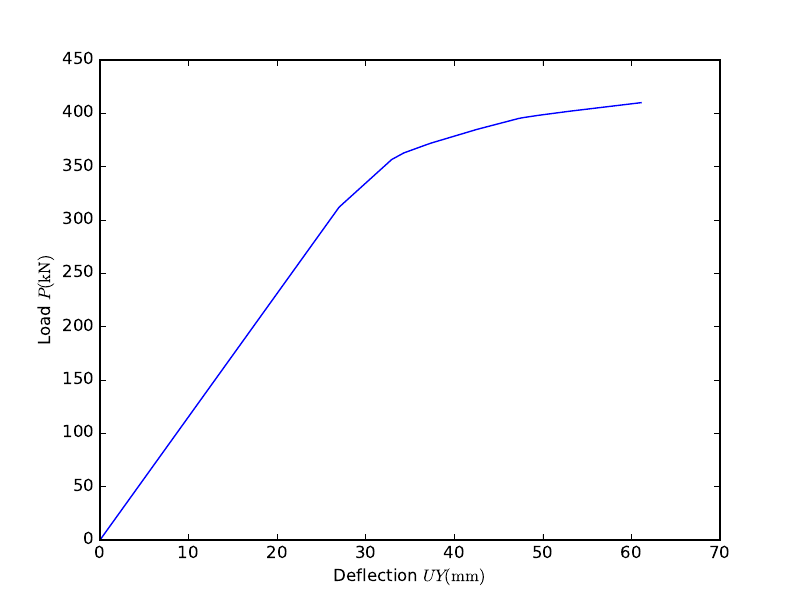

Here is the Python script that generated this plot:
import numpy as np
from matplotlib.backends.backend_pdf import FigureCanvasPdf as FigureCanvas
from matplotlib.figure import Figure

data = np.loadtxt('../fea/disp.dat')

fig = Figure()
canvas = FigureCanvas(fig)
ax1 = fig.add_subplot(1, 1, 1)
line_P_Uy, = ax1.plot(data[:, 1], data[:, 0], label=r'Uy vs P')
ax1.set_xlabel(r'Deflection $UY (\mathrm{mm})$')
ax1.set_ylabel(r'Load $P (\mathrm{kN})$')
fig.savefig('P-Uy.pdf')
